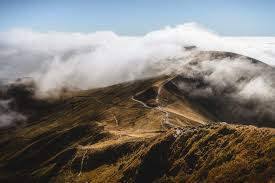
#> input picture images/1.jpg, 275 x 183 px, given in place of ava.jpg, which was not available
$ python my_work_with_Pil.py
#> lines starting #> are read from the running program, lines starting #| are printed output that depends on the picture; pictures that were not available may be replaced by others from this repository, and a replacement may not be noted
from PIL import Image, ImageChops, ImageFont, ImageDraw, ImageFilter

SOURSE_DIR = 'images/'


"""
#-------------------------------------------- Дзеркальне відображення
pict1 = Image.open(SOURSE_DIR+'5.jpg')
ava = pict1.crop((0, 0, pict1.width, pict1.height)).resize((700, 700)).transpose(Image.FLIP_LEFT_RIGHT)
ava.save(SOURSE_DIR+'ava.jpg')
ava.show()"""
"""
first = Image.open(SOURSE_DIR+'2.jpg')
back = Image.open(SOURSE_DIR+'3.jpg')
r, g, b = first.split()
"""


"""
r.show()
g.show()
b.show()
"""

"""
#--------------------------------------------------------- Нашарування
mask_temp = g.point(lambda x: (70 < x < 140) and 255)
mask = ImageChops.invert(mask_temp)
new_first = Image.composite(first, back, mask)
new_first.show()
"""
ava = Image.open(SOURSE_DIR+'ava.jpg')
#> ava is the input picture: PIL image 275x183 RGB; mean R, G, B 124, 120.7, 116.1
leo = Image.open(SOURSE_DIR+'7.jpg')
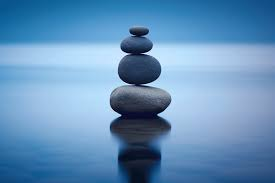
#> input picture images/7.jpg, 275 x 183 px
#> leo is the input picture: PIL image 275x183 RGB; mean R, G, B 100, 145.3, 186.1
leo = leo.resize((300, 300))
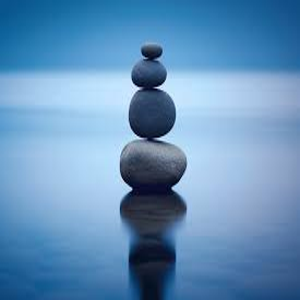
#> leo: PIL image 300x300 RGB; mean R, G, B 100, 145.3, 186.1

"""
result = ImageChops.add(ava, leo, scale=1.5, offset=5)
result.show()
result = ImageChops.darker(ava, leo, )
result.show()
result = ImageChops.difference(ava, leo)
result.show()
result = ImageChops.lighter(ava, leo)
result.show()
result = ImageChops.multiply(ava, leo)
result.show()
result = ImageChops.soft_light(ava, leo)
result.show()
result = ImageChops.hard_light(ava, leo)
result.show()
result = ImageChops.overlay(ava, leo)
result.show()
result = ImageChops.screen(ava, leo)
result.show()
"""

"""
result = ImageChops.subtract(ava, leo, 1.5, 5)
result.show()
result = result.convert("RGBA")
txt = Image.new("RGBA", result.size,(255, 255, 255, 0))
fnt = ImageFont.truetype(SOURSE_DIR + 'Mistral.ttf',10)
d = ImageDraw.Draw(txt)
for i in range(0, result.height + 90, 30):
    for j in range(0, result.height + 90, 30):
        d.text((i - 10, j - 10),'I\'m programmer', font=fnt, fill=(200, 200, 200, 120))
txt = txt.rotate(10)
result = Image.alpha_composite(result, txt)
result.show()
"""
r, g, b = leo.split()
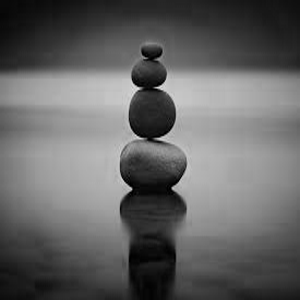
#> r: PIL image 300x300 L; min 0, max 226, mean 100
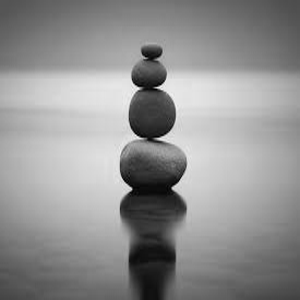
#> g: PIL image 300x300 L; min 0, max 246, mean 145.3
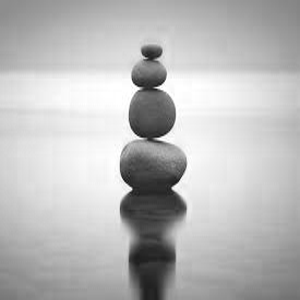
#> b: PIL image 300x300 L; min 19, max 255, mean 186.1
img1 = Image.merge('RGB',(r, g, b))
img2 = Image.merge('RGB',(r, g.filter(ImageFilter.GaussianBlur(25)), b))
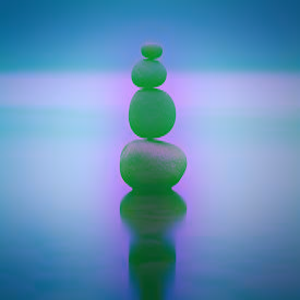
#> img2: PIL image 300x300 RGB; mean R, G, B 100, 144.3, 186.1
leo.show()
img1.show()
img2.show()
